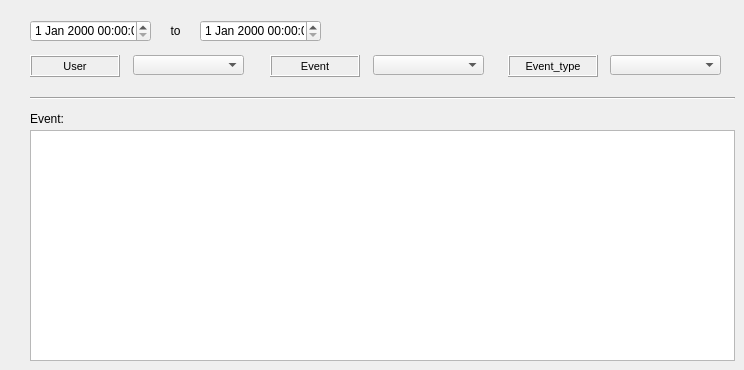
     <widget class="QWidget" name="tab_23">
      <attribute name="title">
       <string>Tank</string>
      </attribute>
      <widget class="QLabel" name="label_event_eventcat_id_2">
       <property name="geometry">
        <rect>
         <x>270</x>
         <y>55</y>
         <width>90</width>
         <height>22</height>
        </rect>
       </property>
       <property name="font">
        <font>
         <pointsize>8</pointsize>
        </font>
       </property>
       <property name="frameShape">
        <enum>QFrame::Box</enum>
       </property>
       <property name="frameShadow">
        <enum>QFrame::Raised</enum>
       </property>
       <property name="text">
        <string>Event</string>
       </property>
       <property name="textFormat">
        <enum>Qt::AutoText</enum>
       </property>
       <property name="scaledContents">
        <bool>false</bool>
       </property>
       <property name="alignment">
        <set>Qt::AlignCenter</set>
       </property>
       <property name="margin">
        <number>3</number>
       </property>
      </widget>
      <widget class="QComboBox" name="cat_event_eventtype_id_2">
       <property name="geometry">
        <rect>
         <x>610</x>
         <y>55</y>
         <width>111</width>
         <height>20</height>
        </rect>
       </property>
      </widget>
      <widget class="QLabel" name="label_result_2">
       <property name="geometry">
        <rect>
         <x>30</x>
         <y>108</y>
         <width>90</width>
         <height>22</height>
        </rect>
       </property>
       <property name="font">
        <font>
         <pointsize>9</pointsize>
        </font>
       </property>
       <property name="frameShape">
        <enum>QFrame::NoFrame</enum>
       </property>
       <property name="frameShadow">
        <enum>QFrame::Plain</enum>
       </property>
       <property name="text">
        <string>Event:</string>
       </property>
       <property name="textFormat">
        <enum>Qt::AutoText</enum>
       </property>
       <property name="scaledContents">
        <bool>false</bool>
       </property>
       <property name="alignment">
        <set>Qt::AlignLeading|Qt::AlignLeft|Qt::AlignVCenter</set>
       </property>
       <property name="margin">
        <number>3</number>
       </property>
      </widget>
      <widget class="Line" name="line_4">
       <property name="geometry">
        <rect>
         <x>30</x>
         <y>90</y>
         <width>705</width>
         <height>16</height>
        </rect>
       </property>
       <property name="orientation">
        <enum>Qt::Horizontal</enum>
       </property>
      </widget>
      <widget class="QLabel" name="label_event_user_2">
       <property name="geometry">
        <rect>
         <x>30</x>
         <y>55</y>
         <width>90</width>
         <height>22</height>
        </rect>
       </property>
       <property name="font">
        <font>
         <pointsize>8</pointsize>
        </font>
       </property>
       <property name="frameShape">
        <enum>QFrame::Box</enum>
       </property>
       <property name="frameShadow">
        <enum>QFrame::Raised</enum>
       </property>
       <property name="text">
        <string>User</string>
       </property>
       <property name="textFormat">
        <enum>Qt::AutoText</enum>
       </property>
       <property name="scaledContents">
        <bool>false</bool>
       </property>
       <property name="alignment">
        <set>Qt::AlignCenter</set>
       </property>
       <property name="margin">
        <number>3</number>
       </property>
      </widget>
      <widget class="QTableWidget" name="event_x_tank_state_observ">
       <property name="geometry">
        <rect>
         <x>30</x>
         <y>130</y>
         <width>705</width>
         <height>231</height>
        </rect>
       </property>
      </widget>
      <widget class="QComboBox" name="event_eventcat_id_2">
       <property name="geometry">
        <rect>
         <x>373</x>
         <y>55</y>
         <width>111</width>
         <height>20</height>
        </rect>
       </property>
      </widget>
      <widget class="QComboBox" name="event_user_2">
       <property name="geometry">
        <rect>
         <x>133</x>
         <y>55</y>
         <width>111</width>
         <height>20</height>
        </rect>
       </property>
      </widget>
      <widget class="QDateTimeEdit" name="event_date_3">
       <property name="geometry">
        <rect>
         <x>30</x>
         <y>20</y>
         <width>121</width>
         <height>22</height>
        </rect>
       </property>
      </widget>
      <widget class="QLabel" name="label_to_4">
       <property name="geometry">
        <rect>
         <x>160</x>
         <y>20</y>
         <width>31</width>
         <height>22</height>
        </rect>
       </property>
       <property name="font">
        <font>
         <pointsize>9</pointsize>
        </font>
       </property>
       <property name="frameShape">
        <enum>QFrame::NoFrame</enum>
       </property>
       <property name="frameShadow">
        <enum>QFrame::Raised</enum>
       </property>
       <property name="text">
        <string>to</string>
       </property>
       <property name="textFormat">
        <enum>Qt::AutoText</enum>
       </property>
       <property name="scaledContents">
        <bool>false</bool>
       </property>
       <property name="alignment">
        <set>Qt::AlignCenter</set>
       </property>
       <property name="margin">
        <number>3</number>
       </property>
      </widget>
      <widget class="QDateTimeEdit" name="event_date_4">
       <property name="geometry">
        <rect>
         <x>200</x>
         <y>20</y>
         <width>121</width>
         <height>22</height>
        </rect>
       </property>
      </widget>
      <widget class="QLabel" name="label_cat_event_eventtype_id_2">
       <property name="geometry">
        <rect>
         <x>508</x>
         <y>55</y>
         <width>90</width>
         <height>22</height>
        </rect>
       </property>
       <property name="font">
        <font>
         <pointsize>8</pointsize>
        </font>
       </property>
       <property name="frameShape">
        <enum>QFrame::Box</enum>
       </property>
       <property name="frameShadow">
        <enum>QFrame::Raised</enum>
       </property>
       <property name="text">
        <string>Event_type</string>
       </property>
       <property name="textFormat">
        <enum>Qt::AutoText</enum>
       </property>
       <property name="scaledContents">
        <bool>false</bool>
       </property>
       <property name="alignment">
        <set>Qt::AlignCenter</set>
       </property>
       <property name="margin">
        <number>3</number>
       </property>
      </widget>
     </widget>
